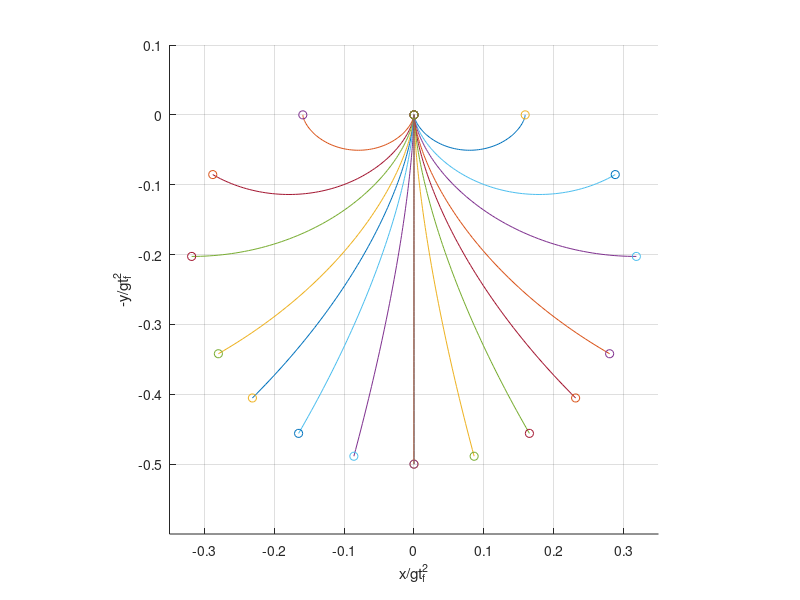

This figure's MATLAB source:
% Script f03_06.m; VDP with gravity; max range with 
% spec. yf;                                11/96, 4/1/02
%
figure(1); clf; H1=(1/pi)*[1 1.5 2 3 4 6 12 10000];
t=0:.01:1; un=ones(1,101);
for i=1:8, H=H1(i);
 x=(H/2)*(t-(H/2)*sin(2*t/H));  y=(H^2/2)*(sin(t/H)).^2;
 figure(1); hold on; plot(x,-y,-x,-y); 
 plot(x(101),-y(101),'o',-x(101),-y(101),'o',0,0,'o');
 hold off
end
grid; axis([-.35 .35 -.6 .1]); axis('square');
ylabel('-y/gt_f^2'); xlabel('x/gt_f^2');
%print -deps2 \book_do\figures\f03_06

	
